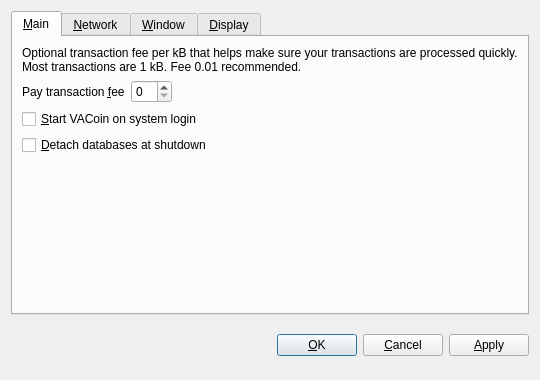
<?xml version="1.0" encoding="UTF-8"?>
<ui version="4.0">
 <class>OptionsDialog</class>
 <widget class="QDialog" name="OptionsDialog">
  <property name="geometry">
   <rect>
    <x>0</x>
    <y>0</y>
    <width>540</width>
    <height>380</height>
   </rect>
  </property>
  <property name="windowTitle">
   <string>Options</string>
  </property>
  <property name="modal">
   <bool>true</bool>
  </property>
  <layout class="QVBoxLayout" name="verticalLayout">
   <item>
    <widget class="QTabWidget" name="tabWidget">
     <property name="tabPosition">
      <enum>QTabWidget::North</enum>
     </property>
     <property name="currentIndex">
      <number>0</number>
     </property>
     <widget class="QWidget" name="tabMain">
      <attribute name="title">
       <string>&amp;Main</string>
      </attribute>
      <layout class="QVBoxLayout" name="verticalLayout_Main">
       <item>
        <widget class="QLabel" name="transactionFeeInfoLabel">
         <property name="text">
          <string>Optional transaction fee per kB that helps make sure your transactions are processed quickly. Most transactions are 1 kB. Fee 0.01 recommended.</string>
         </property>
         <property name="textFormat">
          <enum>Qt::PlainText</enum>
         </property>
         <property name="wordWrap">
          <bool>true</bool>
         </property>
        </widget>
       </item>
       <item>
        <layout class="QHBoxLayout" name="horizontalLayout_Main">
         <item>
          <widget class="QLabel" name="transactionFeeLabel">
           <property name="text">
            <string>Pay transaction &amp;fee</string>
           </property>
           <property name="textFormat">
            <enum>Qt::PlainText</enum>
           </property>
           <property name="buddy">
            <cstring>transactionFee</cstring>
           </property>
          </widget>
         </item>
         <item>
          <widget class="BitcoinAmountField" name="transactionFee"/>
         </item>
         <item>
          <spacer name="horizontalSpacer_Main">
           <property name="orientation">
            <enum>Qt::Horizontal</enum>
           </property>
           <property name="sizeHint" stdset="0">
            <size>
             <width>40</width>
             <height>20</height>
            </size>
           </property>
          </spacer>
         </item>
        </layout>
       </item>
       <item>
        <widget class="QCheckBox" name="bitcoinAtStartup">
         <property name="toolTip">
          <string>Automatically start VACoin after logging in to the system.</string>
         </property>
         <property name="text">
          <string>&amp;Start VACoin on system login</string>
         </property>
        </widget>
       </item>
       <item>
        <widget class="QCheckBox" name="detachDatabases">
         <property name="toolTip">
          <string>Detach block and address databases at shutdown. This means they can be moved to another data directory, but it slows down shutdown. The wallet is always detached.</string>
         </property>
         <property name="text">
          <string>&amp;Detach databases at shutdown</string>
         </property>
        </widget>
       </item>
       <item>
        <spacer name="verticalSpacer_Main">
         <property name="orientation">
          <enum>Qt::Vertical</enum>
         </property>
         <property name="sizeHint" stdset="0">
          <size>
           <width>20</width>
           <height>40</height>
          </size>
         </property>
        </spacer>
       </item>
      </layout>
     </widget>
     <widget class="QWidget" name="tabNetwork">
      <attribute name="title">
       <string>&amp;Network</string>
      </attribute>
      <layout class="QVBoxLayout" name="verticalLayout_Network">
       <item>
        <widget class="QCheckBox" name="mapPortUpnp">
         <property name="toolTip">
          <string>Automatically open the VACoin client port on the router. This only works when your router supports UPnP and it is enabled.</string>
         </property>
         <property name="text">
          <string>Map port using &amp;UPnP</string>
         </property>
        </widget>
       </item>
       <item>
        <widget class="QCheckBox" name="connectSocks">
         <property name="toolTip">
          <string>Connect to the VACoin network through a SOCKS proxy (e.g. when connecting through Tor).</string>
         </property>
         <property name="text">
          <string>&amp;Connect through SOCKS proxy:</string>
         </property>
        </widget>
       </item>
       <item>
        <layout class="QHBoxLayout" name="horizontalLayout_Network">
         <item>
          <widget class="QLabel" name="proxyIpLabel">
           <property name="text">
            <string>Proxy &amp;IP:</string>
           </property>
           <property name="textFormat">
            <enum>Qt::PlainText</enum>
           </property>
           <property name="buddy">
            <cstring>proxyIp</cstring>
           </property>
          </widget>
         </item>
         <item>
          <widget class="QValidatedLineEdit" name="proxyIp">
           <property name="maximumSize">
            <size>
             <width>140</width>
             <height>16777215</height>
            </size>
           </property>
           <property name="toolTip">
            <string>IP address of the proxy (e.g. 127.0.0.1)</string>
           </property>
          </widget>
         </item>
         <item>
          <widget class="QLabel" name="proxyPortLabel">
           <property name="text">
            <string>&amp;Port:</string>
           </property>
           <property name="textFormat">
            <enum>Qt::PlainText</enum>
           </property>
           <property name="buddy">
            <cstring>proxyPort</cstring>
           </property>
          </widget>
         </item>
         <item>
          <widget class="QLineEdit" name="proxyPort">
           <property name="maximumSize">
            <size>
             <width>55</width>
             <height>16777215</height>
            </size>
           </property>
           <property name="toolTip">
            <string>Port of the proxy (e.g. 9050)</string>
           </property>
          </widget>
         </item>
         <item>
          <widget class="QLabel" name="socksVersionLabel">
           <property name="text">
            <string>SOCKS &amp;Version:</string>
           </property>
           <property name="textFormat">
            <enum>Qt::PlainText</enum>
           </property>
           <property name="buddy">
            <cstring>socksVersion</cstring>
           </property>
          </widget>
         </item>
         <item>
          <widget class="QValueComboBox" name="socksVersion">
           <property name="toolTip">
            <string>SOCKS version of the proxy (e.g. 5)</string>
           </property>
          </widget>
         </item>
         <item>
          <spacer name="horizontalSpacer_Network">
           <property name="orientation">
            <enum>Qt::Horizontal</enum>
           </property>
           <property name="sizeHint" stdset="0">
            <size>
             <width>40</width>
             <height>20</height>
            </size>
           </property>
          </spacer>
         </item>
        </layout>
       </item>
       <item>
        <spacer name="verticalSpacer_Network">
         <property name="orientation">
          <enum>Qt::Vertical</enum>
         </property>
         <property name="sizeHint" stdset="0">
          <size>
           <width>20</width>
           <height>40</height>
          </size>
         </property>
        </spacer>
       </item>
      </layout>
     </widget>
     <widget class="QWidget" name="tabWindow">
      <attribute name="title">
       <string>&amp;Window</string>
      </attribute>
      <layout class="QVBoxLayout" name="verticalLayout_Window">
       <item>
        <widget class="QCheckBox" name="minimizeToTray">
         <property name="toolTip">
          <string>Show only a tray icon after minimizing the window.</string>
         </property>
         <property name="text">
          <string>&amp;Minimize to the tray instead of the taskbar</string>
         </property>
        </widget>
       </item>
       <item>
        <widget class="QCheckBox" name="minimizeOnClose">
         <property name="toolTip">
          <string>Minimize instead of exit the application when the window is closed. When this option is enabled, the application will be closed only after selecting Quit in the menu.</string>
         </property>
         <property name="text">
          <string>M&amp;inimize on close</string>
         </property>
        </widget>
       </item>
       <item>
        <spacer name="verticalSpacer_Window">
         <property name="orientation">
          <enum>Qt::Vertical</enum>
         </property>
         <property name="sizeHint" stdset="0">
          <size>
           <width>20</width>
           <height>40</height>
          </size>
         </property>
        </spacer>
       </item>
      </layout>
     </widget>
     <widget class="QWidget" name="tabDisplay">
      <attribute name="title">
       <string>&amp;Display</string>
      </attribute>
      <layout class="QVBoxLayout" name="verticalLayout_Display">
       <item>
        <layout class="QHBoxLayout" name="horizontalLayout_1_Display">
         <item>
          <widget class="QLabel" name="langLabel">
           <property name="text">
            <string>User Interface &amp;language:</string>
           </property>
           <property name="textFormat">
            <enum>Qt::PlainText</enum>
           </property>
           <property name="buddy">
            <cstring>lang</cstring>
           </property>
          </widget>
         </item>
         <item>
          <widget class="QValueComboBox" name="lang">
           <property name="toolTip">
            <string>The user interface language can be set here. This setting will take effect after restarting VACoin.</string>
           </property>
          </widget>
         </item>
        </layout>
       </item>
       <item>
        <layout class="QHBoxLayout" name="horizontalLayout_2_Display">
         <item>
          <widget class="QLabel" name="unitLabel">
           <property name="text">
            <string>&amp;Unit to show amounts in:</string>
           </property>
           <property name="textFormat">
            <enum>Qt::PlainText</enum>
           </property>
           <property name="buddy">
            <cstring>unit</cstring>
           </property>
          </widget>
         </item>
         <item>
          <widget class="QValueComboBox" name="unit">
           <property name="toolTip">
            <string>Choose the default subdivision unit to show in the interface and when sending coins.</string>
           </property>
          </widget>
         </item>
        </layout>
       </item>
       <item>
        <widget class="QCheckBox" name="displayAddresses">
         <property name="toolTip">
          <string>Whether to show VACoin addresses in the transaction list or not.</string>
         </property>
         <property name="text">
          <string>&amp;Display addresses in transaction list</string>
         </property>
        </widget>
       </item>
       <item>
        <spacer name="verticalSpacer_Display">
         <property name="orientation">
          <enum>Qt::Vertical</enum>
         </property>
         <property name="sizeHint" stdset="0">
          <size>
           <width>20</width>
           <height>40</height>
          </size>
         </property>
        </spacer>
       </item>
      </layout>
     </widget>
    </widget>
   </item>
   <item>
    <layout class="QHBoxLayout" name="horizontalLayout_Buttons">
     <item>
      <spacer name="horizontalSpacer_1">
       <property name="orientation">
        <enum>Qt::Horizontal</enum>
       </property>
       <property name="sizeHint" stdset="0">
        <size>
         <width>40</width>
         <height>48</height>
        </size>
       </property>
      </spacer>
     </item>
     <item>
      <widget class="QLabel" name="statusLabel">
       <property name="font">
        <font>
         <weight>75</weight>
         <bold>true</bold>
        </font>
       </property>
       <property name="text">
        <string/>
       </property>
       <property name="textFormat">
        <enum>Qt::PlainText</enum>
       </property>
       <property name="wordWrap">
        <bool>true</bool>
       </property>
      </widget>
     </item>
     <item>
      <spacer name="horizontalSpacer_2">
       <property name="orientation">
        <enum>Qt::Horizontal</enum>
       </property>
       <property name="sizeHint" stdset="0">
        <size>
         <width>40</width>
         <height>48</height>
        </size>
       </property>
      </spacer>
     </item>
     <item>
      <widget class="QPushButton" name="okButton">
       <property name="text">
        <string>&amp;OK</string>
       </property>
      </widget>
     </item>
     <item>
      <widget class="QPushButton" name="cancelButton">
       <property name="text">
        <string>&amp;Cancel</string>
       </property>
       <property name="autoDefault">
        <bool>false</bool>
       </property>
      </widget>
     </item>
     <item>
      <widget class="QPushButton" name="applyButton">
       <property name="text">
        <string>&amp;Apply</string>
       </property>
       <property name="autoDefault">
        <bool>false</bool>
       </property>
      </widget>
     </item>
    </layout>
   </item>
  </layout>
 </widget>
 <customwidgets>
  <customwidget>
   <class>BitcoinAmountField</class>
   <extends>QSpinBox</extends>
   <header>bitcoinamountfield.h</header>
  </customwidget>
  <customwidget>
   <class>QValueComboBox</class>
   <extends>QComboBox</extends>
   <header>qvaluecombobox.h</header>
  </customwidget>
  <customwidget>
   <class>QValidatedLineEdit</class>
   <extends>QLineEdit</extends>
   <header>qvalidatedlineedit.h</header>
  </customwidget>
 </customwidgets>
 <resources/>
 <connections/>
</ui>
